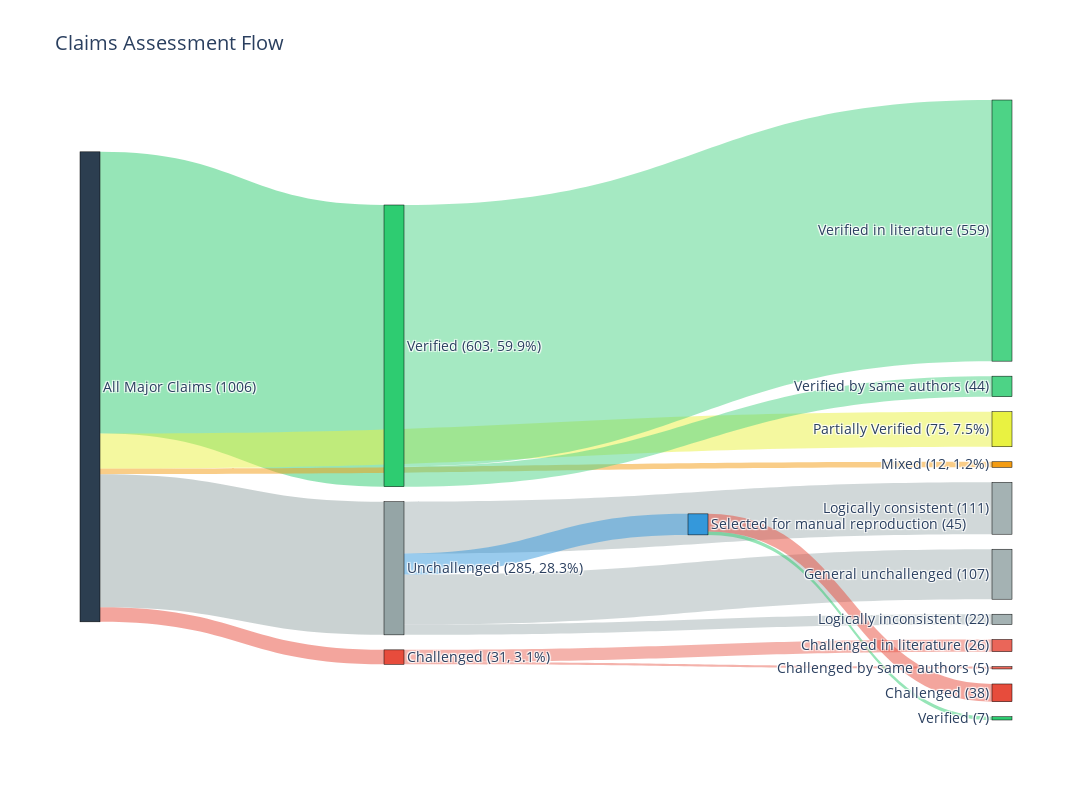

Write notebook code for a chart like this one.
### Markdown cell above
## Figure 1 Sankey Diagra,

### Code cell
# Create Sankey diagram
to_plot = major_claims_df[["assertion_type", "label", "assessment_type", "rank_assessment_type"]]
fig = plot_info.create_sankey_diagram(to_plot)
fig.show()
fig.write_html('figures/fig1_claims_sankey.html')

### Figure 1 — Plotly figure (JSON) as saved in the notebook; plotly's stock layout.template omitted (floating-point values rounded to 4 significant figures)
{"data": [{"link": {"color": ["rgba(46, 204, 113, 0.5)", "rgba(231, 76, 60, 0.5)", "rgba(149, 165, 166, 0.5)", "rgba(243, 156, 18, 0.5)", "rgba(233, 242, 65, 0.5)", "rgba(77, 211, 134, 0.5)", "rgba(77, 211, 134, 0.5)", "rgba(234, 102, 89, 0.5)", "rgba(234, 102, 89, 0.5)", "rgba(164, 178, 179, 0.5)", "rgba(164, 178, 179, 0.5)", "rgba(164, 178, 179, 0.5)", "rgba(52, 152, 219, 0.5)", "rgba(46, 204, 113, 0.5)", "rgba(231, 76, 60, 0.5)"], "source": [0, 0, 0, 0, 0, 1, 1, 2, 2, 3, 3, 3, 3, 13, 13], "target": [1, 2, 3, 4, 5, 6, 7, 8, 9, 10, 11, 12, 13, 14, 15], "value": [603, 31, 285, 12, 75, 559, 44, 26, 5, 111, 22, 107, 45, 7, 38]}, "node": {"color": ["#2c3e50", "#2ecc71", "#e74c3c", "#95a5a6", "#f39c12", "#e9f241", "#4dd386", "#4dd386", "#ea6659", "#ea6659", "#a4b2b3", "#a4b2b3", "#a4b2b3", "#3498db", "#2ecc71", "#e74c3c"], "label": ["All Major Claims (1006)", "Verified (603, 59.9%)", "Challenged (31, 3.1%)", "Unchallenged (285, 28.3%)", "Mixed (12, 1.2%)", "Partially Verified (75, 7.5%)", "Verified in literature (559)", "Verified by same authors (44)", "Challenged in literature (26)", "Challenged by same authors (5)", "Logically consistent (111)", "Logically inconsistent (22)", "General unchallenged (107)", "Selected for manual reproduction (45)", "Verified (7)", "Challenged (38)"], "line": {"color": "black", "width": 0.5}, "pad": 15, "thickness": 20}, "type": "sankey"}], "layout": {"font": {"size": 14}, "height": 800, "paper_bgcolor": "white", "plot_bgcolor": "white", "showlegend": false, "title": {"font": {"size": 20}, "text": "Claims Assessment Flow"}, "width": 1200}}
